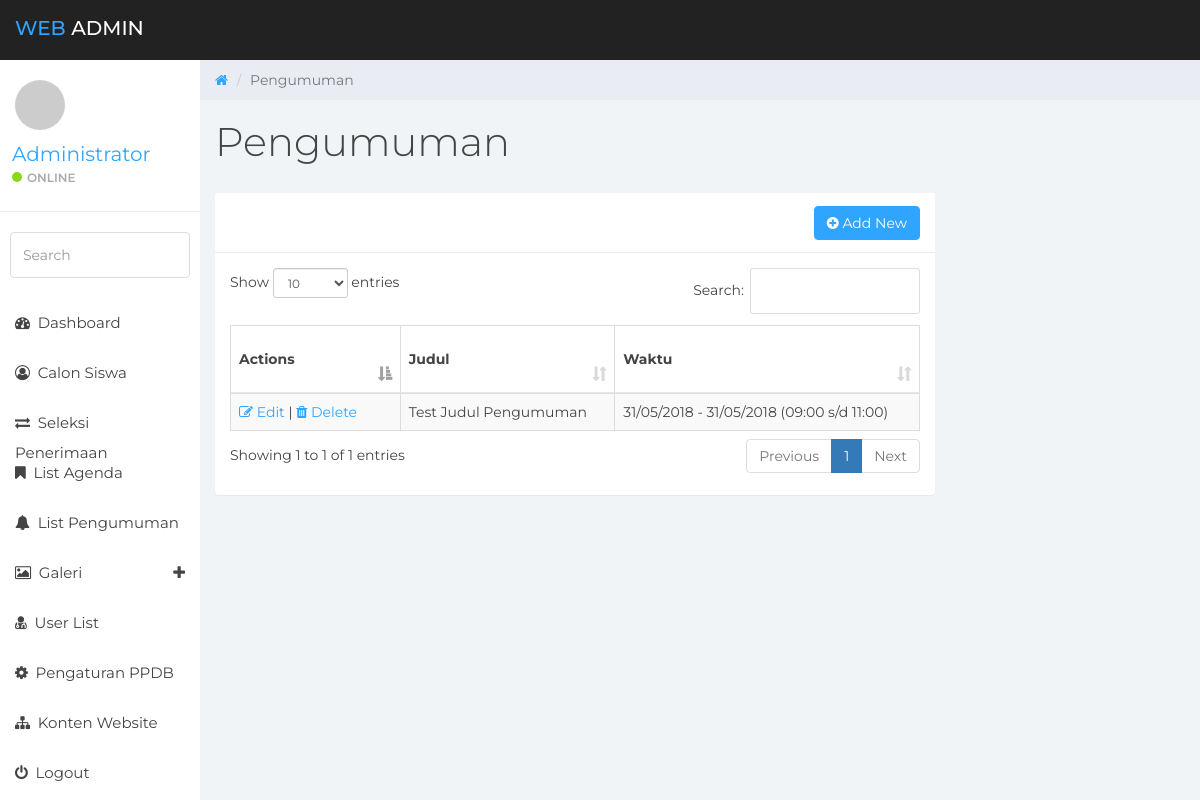
/sysadmin/?page=list-pengumuman (signed in), run on the app's committed database.
### tables this page shows
CREATE TABLE `agenda` (
  `ag_id` int(11) NOT NULL,
  `ag_tgl_posting` date NOT NULL,
  `ag_tgl_mulai` date NOT NULL,
  `ag_tgl_selesai` date NOT NULL,
  `ag_jam` varchar(50) NOT NULL,
  `ag_judul` varchar(100) NOT NULL,
  `ag_konten` text NOT NULL,
  `ag_tipe` enum('agenda','pengumuman') NOT NULL,
  `ag_publish` enum('Y','N') NOT NULL
);

### includes/constants.php (called while the page is built, shortened)
<?php
$baseurl = "http://".$_SERVER['HTTP_HOST'].str_replace(basename($_SERVER['SCRIPT_NAME']),"",$_SERVER['SCRIPT_NAME']);
?>

### includes/class.db.php (called while the page is built, shortened)
<?php
class DB
{
    private $link = null;
    static $inst = null;
    public function __construct()
    {
        try {
            $this->link = new mysqli( DB_HOST, DB_USER, DB_PASS, DB_NAME );
            $this->link->set_charset( "utf8" );
        } catch ( Exception $e ) {
            die( 'Unable to connect to database' );
        }
    }
    public function get_results( $query, $object = false )
    {
        $results = $this->link->query( $query );
        if( $this->link->error )
        {
            $this->log_db_errors( $this->link->error, $query );
            return false;
        }
        else
        {
            $row = array();
            while( $r = ( !$object ) ? $results->fetch_assoc() : $results->fetch_object() )
            {
                $row[] = $r;
            }
            return $row;
        }
    }
    static function getInstance()
    {
        if( self::$inst == null )
        {
            self::$inst = new DB();
        }
        return self::$inst;
    }
}

### sysadmin/modules/pengumuman/v_list.php (the view, shortened to what this page needs)
<?php
$pagetitle = "Pengumuman";
$act = "modules/pengumuman/do_task.php";
$getpage = "list-pengumuman";
$getact = htmlspecialchars($_GET["act"], ENT_QUOTES, 'UTF-8');
?>
<div class="row">
    <ol class="breadcrumb">
        <li><a href="<?php echo $baseurl;?>">
            <em class="fa fa-home"></em>
        </a></li>
        <li class="active"><?php echo $pagetitle;?></li>
    </ol>
</div>
<div class="row">
    <div class="col-lg-12">
        <h1 class="page-header"><?php echo $pagetitle;?></h1>
    </div>
</div>
<?php
switch($getact){
    default:
?>
<div class="row">
    <div class="col-lg-9">
        <div class="panel panel-default">
            <div class="panel-heading">
                <span class="pull-right"><button class="btn btn-primary" onclick="location.href='?page=<?php echo $getpage; ?>&act=add';"><i class="fa fa-plus-circle"></i> Add New</button> </span>
            </div>
            <div class="panel-body">
                <table id="example" class="table table-striped table-bordered" style="width:100%">
                    <thead>
                        <tr>
                            <th>Actions</th>
                            <th>Judul</th>
                            <th>Waktu</th>
                        </tr>
                    </thead>
                    <tbody>
                        <?php
                            $query = "SELECT * FROM agenda WHERE ag_tipe = 'pengumuman'";
                            $results = $database->get_results( $query );
                            foreach( $results as $row )
                            {
                                $jam_mulai = date("d/m/Y", strtotime($row[ag_tgl_mulai]));
                                $jam_selesai = date("d/m/Y", strtotime($row[ag_tgl_selesai]));
                                $waktu = $jam_mulai." - ".$jam_selesai." (".$row[ag_jam].")";
                                echo "<tr>";
                                    echo "<td>
                                            <a href='?page=$getpage&act=edit&key=$row[ag_id]'><i class='fa fa-edit'></i> Edit</a> |
                                            <a href='$act?page=$getpage&act=delete&key=$row[ag_id]'><i class='fa fa-trash'></i> Delete</a>
                                        </td>";
                                    echo "<td>$row[ag_judul]</td>";
                                    echo "<td>$waktu</td>";
                                echo "</tr>";
                            }
                        ?>
                    </tbody>
                </table>
            </div>
        </div>
    </div>
</div>
<?php
break;
?>
<?php
}
?>

### sysadmin/assets/css/styles.css (style rules this page uses)
body { background: #f1f4f7; padding-top: 60px; font-size: 14px; color: #444444; font-family: "Montserrat", "Helvetica Neue", Helvetica, Arial, sans-serif; }
a, a:hover, a:focus { color: #30a5ff; }
h1, h2, h3, h4, h5, h6 { color: #444444; }
h1 { font-weight: 300; font-size: 40px; }
.btn-primary, .btn-primary:hover, .btn-primary:focus, .btn-primary:active, .btn-primary.active, .open > .dropdown-toggle.btn-primary, .btn-primary.disabled, .btn-primary[disabled], fieldset[disabled] .btn-primary, .btn-primary.disabled:hover, .btn-primary[disabled]:hover, fieldset[disabled] .btn-primary:hover, .btn-primary.disabled:focus, .btn-primary[disabled]:focus, fieldset[disabled] .btn-primary:focus, .btn-primary.disabled:active, .btn-primary[disabled]:active, fieldset[disabled] .btn-primary:active, .btn-primary.disabled.active, .btn-primary[disabled].active, fieldset[disabled] .btn-primary.active { background-color: #30a5ff; border-color: #30a5ff; }
.panel { border: 0; }
.panel-heading { font-size: 20px; font-weight: 300; letter-spacing: 0.025em; height: 60px; line-height: 38px; }
.panel-default .panel-heading { background: #fff; border-bottom: 1px solid #e9ecf2; color: #444444; }
.panel-heading span { margin: 0px; font-size: 14px; }
.breadcrumb { border-radius: 0; padding: 10px 15px 10px 15px; background: #e9ecf2; margin: 0; }
h1.page-header { margin-top: 20px; border-bottom: 0; }
.table { background: #fff; }
.table > thead > tr > th { border-bottom: 1px solid #e6e7e8; vertical-align: middle; height: 50px; }

### data on the page
agenda: ag_judul "Test Judul Pengumuman", waktu "31/05/2018 - 31/05/2018 (09:00 s/d 11:00)"

### other printed values
$_SESSION['vName'] "Administrator"
$pagetitle "Pengumuman"
